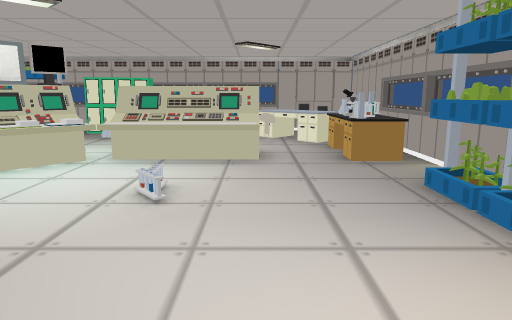
view 1 (above)

13 first-person views from a walk through a scene from a Unity 3-D project. The camera is 1.3 m above the floor, tilts 10° down and sees 70° across. The floor is counted in squares, 1.08 m on a side. Each view is taken from the middle of a square. On the plan, view 1 faces up. The plan holds only what a view shows up to about 15 squares ahead; the rest is blank. The player is left out. Some surface patterns are stand-ins.

view 2
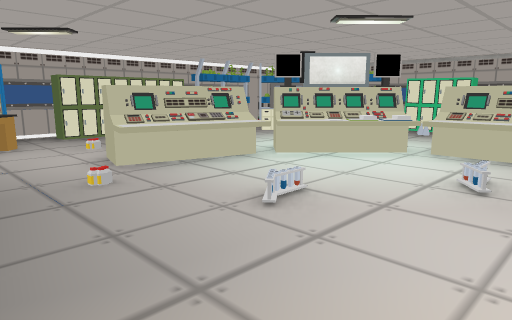

view 3
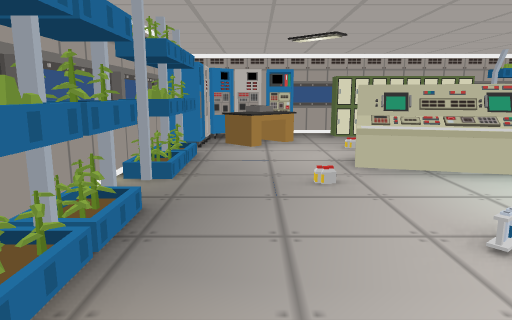

view 4
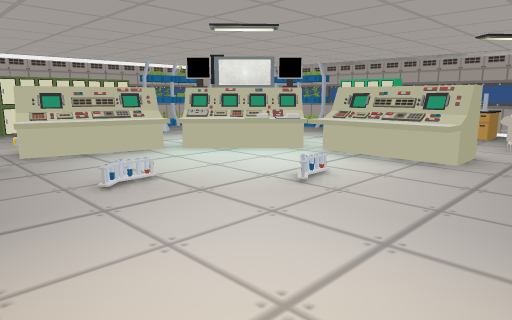

view 5
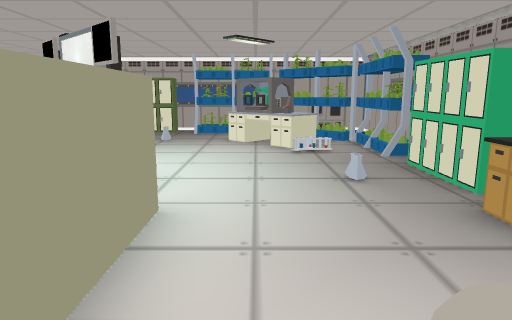

view 6
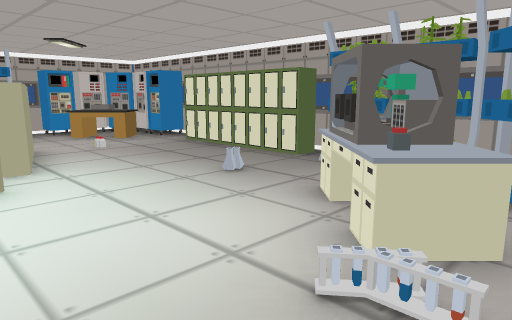

view 7
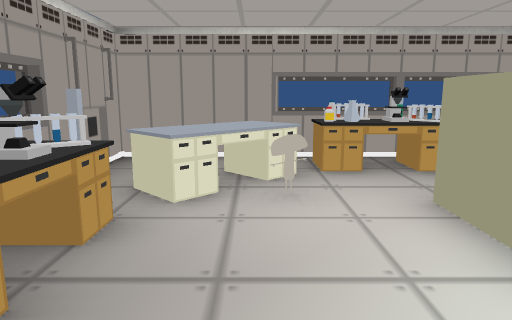

view 8
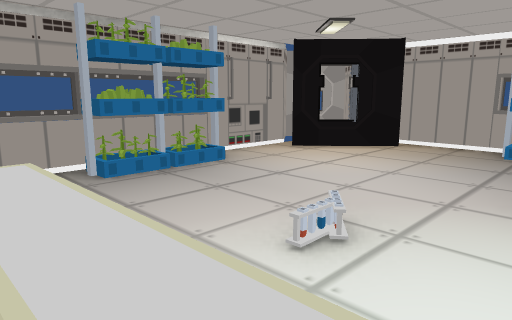

view 9
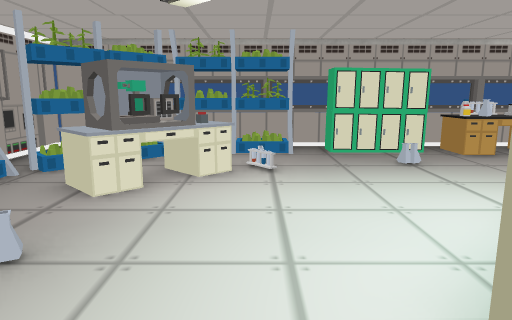

view 10
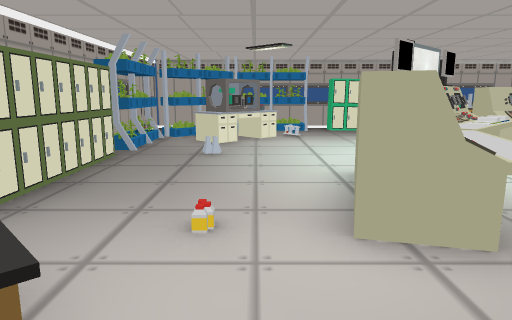

view 11
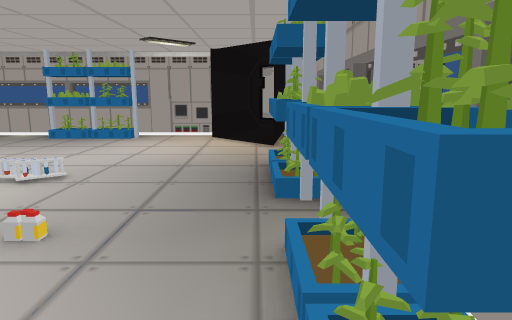

view 12
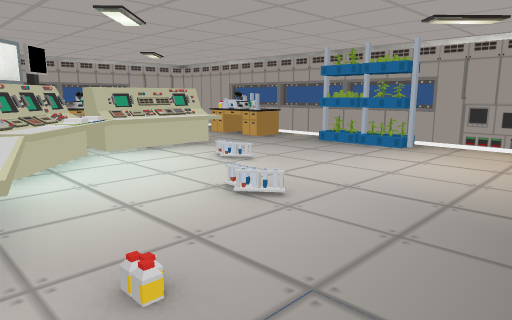

view 13
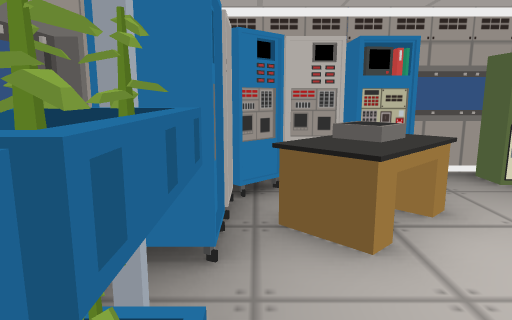

### Floor plan
Points are (right, up) in squares from view 1. A wall is a line through its corners. A room is listed if a view was taken in it or the views show most of it. See-through windows are left out.
Room 1 (views 1, 2, 3, 4, 5, 6, 7, 8, 9, 10, 11, 12, 13)
walls: (-5.2, 12.7) (-11.7, 12.7) (-11.7, 6); (0.6, -1.4) (1.7, -2.1) (3.1, -0.8) (2.5, 0.3); (-11.7, 2.6) (-11.7, -0.7); (0.9, -1.8) (1.9, -1.9); (-8.5, -2.1) (1, -2.1); (2.9, -1.1) (2.9, -0.3); (3.8, -1) (3.3, -0.3) (3.3, 12.7) (-3.6, 12.7)
low walls: (2.6, -0.9) (2.6, 0.1)
objects: server (-11, -1); server (-11, 0); server (-11, 1); cabinet (-11, 3) to (-11, 4); cabinet (-11, 5) to (-11, 6); plant (-11, 7) to (-11, 9); server (-10, -1); desk (-10, 0) to (-9, 1); plant (-10, 10) to (-9, 11); server (-9, -2); desk (-9, 8) to (-8, 10); plant (-8, 12) to (-7, 12); desk (-7, 2) to (-5, 4); desk (-6, 4) to (-4, 6); computer (-5, 6); cabinet (-5, 12) to (-4, 12); monitor (-4, 7); desk (-3, 6) to (0, 8); other object (-3, 12); desk (-2, 11) to (-1, 12); other object (0, 10); desk (0, 10) to (2, 12); desk (2, 7) to (2, 8); other object (2, 9); plant (3, 3)

Positions as (right, up) in squares from view 1, and headings:
1: (0, 0), facing up
2: (0, -1), facing up-left
3: (0, 0), facing left
4: (2, 0), facing up-left
5: (1, 9), facing left
6: (-5, 11), facing down-left
7: (-4, 10), facing right
8: (-3, 7), facing down-right
9: (-7, 4), facing up
10: (-8, -1), facing up
11: (-8, -1), facing right
12: (-6, -1), facing up-right
13: (-6, -1), facing left
